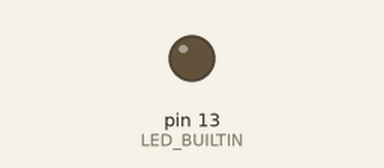
Simulated run of this sketch. Board: Arduino Uno, built with avr-gcc and run on an emulated ATmega328P. On the bench: output pins drawn as LEDs (lit = HIGH).

Above: at 2.2 s.
At 6.2 s:
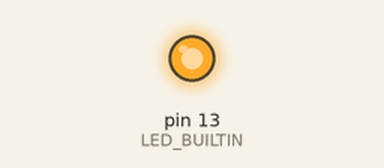
Timing chart, 0 to 15.6 s (numbered marks = the images above):
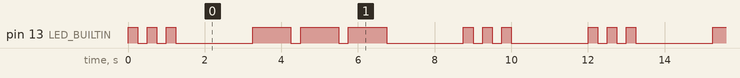

Measured:
- by itself, pin 13 (LED_BUILTIN): repeats every 12.0 s: 2 × (LOW 0.25 s, HIGH 0.25 s), LOW 2.0 s, 2 × (HIGH 1.0 s, LOW 0.25 s), HIGH 1.0 s, LOW 2.0 s, 2 × (HIGH 0.25 s, LOW 0.25 s), HIGH 0.25 s, LOW 2.0 s, HIGH 0.25 s
- by itself, everything shown: repeats every 12.0 s, in 18 steps

The sketch:

Arduino_Blink.ino
```cpp
void setup() {
  pinMode (LED_BUILTIN , OUTPUT) ;
}

void loop() {
  digitalWrite(LED_BUILTIN , HIGH) ;
  delay(250) ;
  digitalWrite(LED_BUILTIN , LOW) ;
  delay(250) ;
  digitalWrite(LED_BUILTIN , HIGH) ;
  delay(250) ;
  digitalWrite(LED_BUILTIN , LOW) ;
  delay(250) ;
  digitalWrite(LED_BUILTIN , HIGH) ;
  delay(250) ;
  digitalWrite(LED_BUILTIN , LOW) ;
  delay(2000) ;

  digitalWrite(LED_BUILTIN , HIGH) ;
  delay(1000) ;
  digitalWrite(LED_BUILTIN , LOW) ;
  delay(250) ;
  digitalWrite(LED_BUILTIN , HIGH) ;
  delay(1000) ;
  digitalWrite(LED_BUILTIN , LOW) ;
  delay(250) ;
  digitalWrite(LED_BUILTIN , HIGH) ;
  delay(1000) ;
  digitalWrite(LED_BUILTIN , LOW) ;
  delay(2000) ;

  digitalWrite(LED_BUILTIN , HIGH) ;
  delay(250) ;
  digitalWrite(LED_BUILTIN , LOW) ;
  delay(250) ;
  digitalWrite(LED_BUILTIN , HIGH) ;
  delay(250) ;
  digitalWrite(LED_BUILTIN , LOW) ;
  delay(250) ;
  digitalWrite(LED_BUILTIN , HIGH) ;
  delay(250) ;
  digitalWrite(LED_BUILTIN , LOW) ;
  delay(2000) ;
}
```
